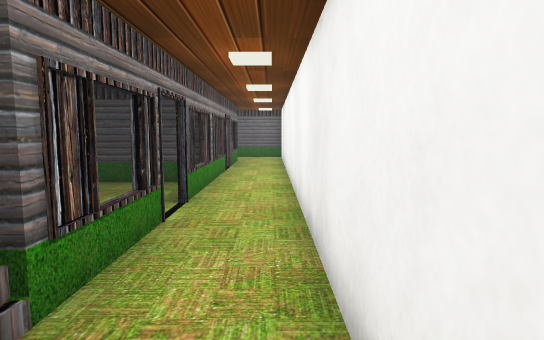
[1] (above)

16 first-person views from a walk through a scene from a Unity 3-D project. The camera is 1.4 m above the floor, tilts 6° down and sees 75° across. The floor is counted in squares, 1 m on a side. Each view is taken from the middle of a square. On the plan, view 1 faces up. The plan holds only what a view shows up to about 15 squares ahead; the rest is blank. The place goes on beyond the plan. The player character is not drawn. Some animated figures are not drawn. Some surface patterns are stand-ins.

[2]
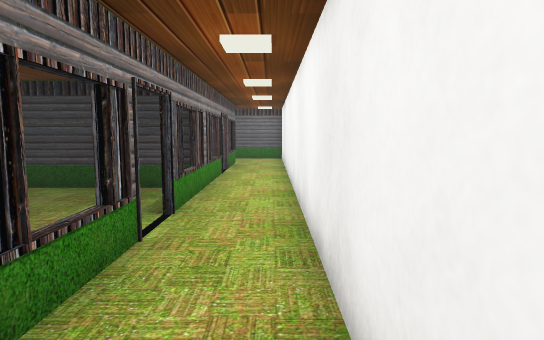

[3]
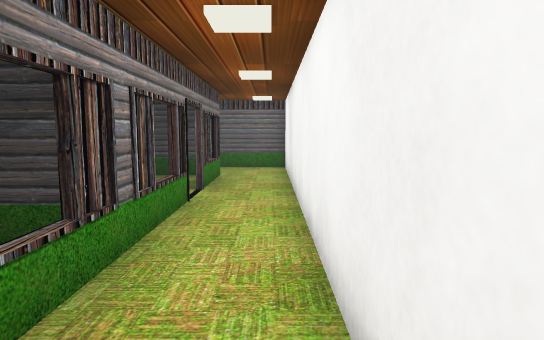

[4]
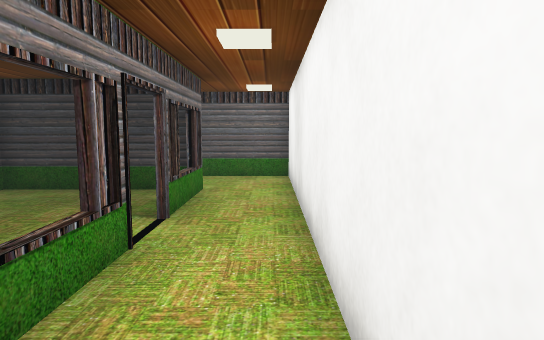

[5]
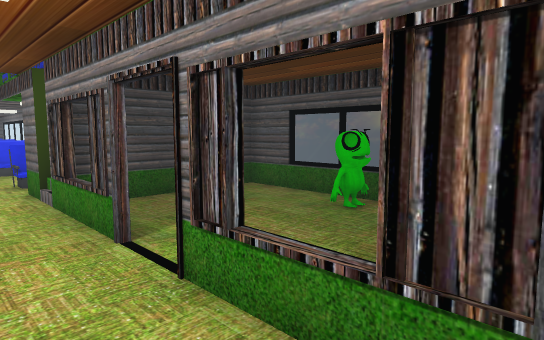

[6]
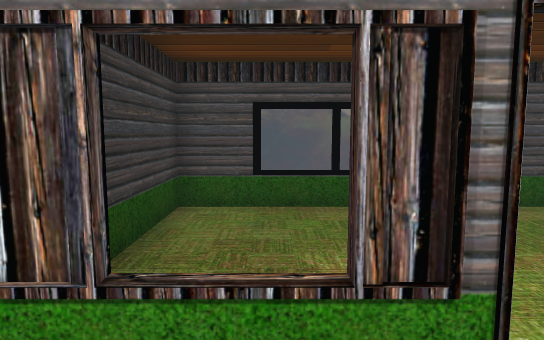

[7]
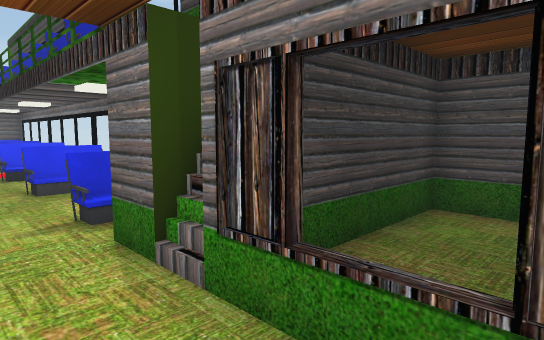

[8]
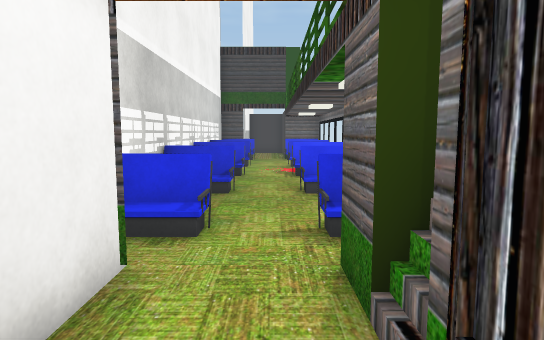

[9]
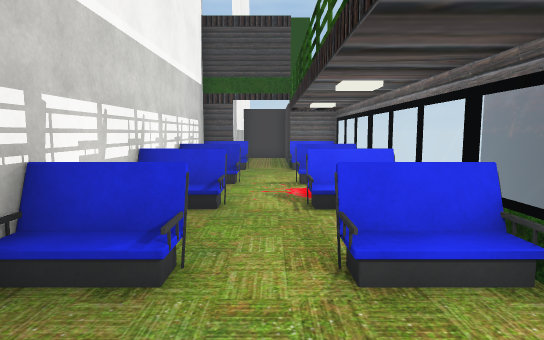

[10]
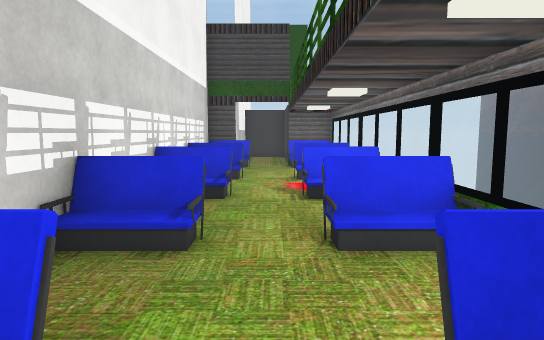

[11]
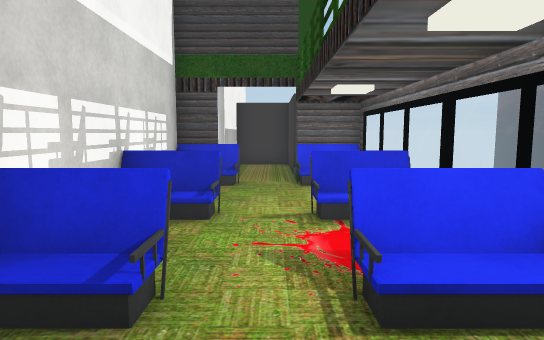

[12]
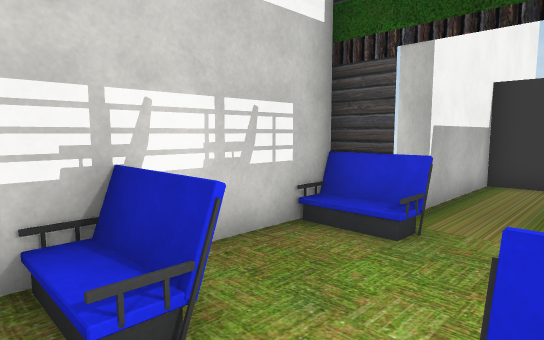

[13]
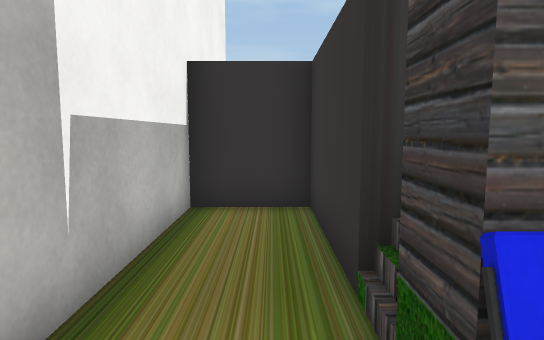

[14]
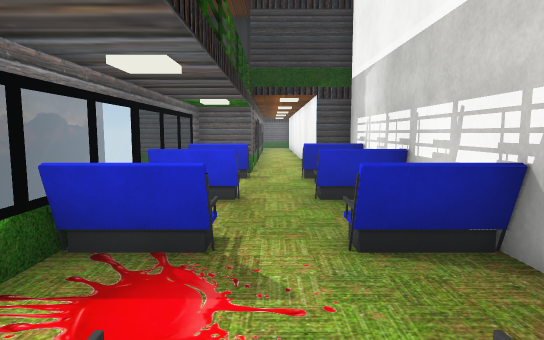

[15]
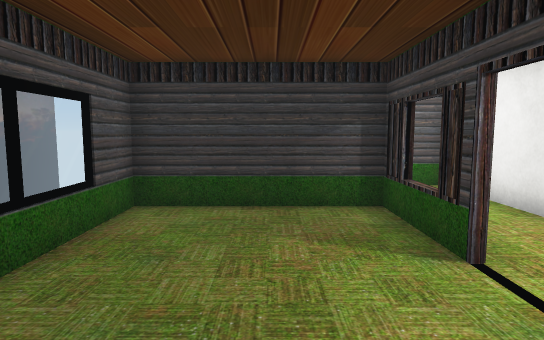

[16]
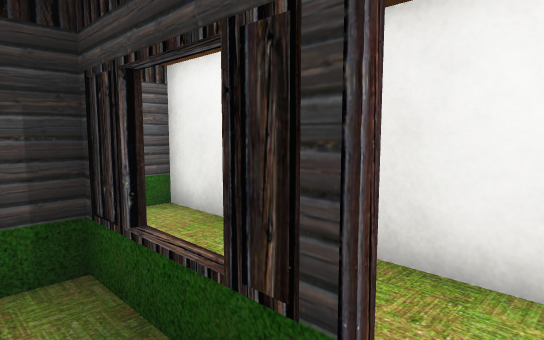

### Floor plan
Ten units are one square. View 1 is at (0, 0); x grows to the right and y downward. Boxes are objects, and circles mark ways between rooms. Rooms are numbered by the first view taken in them; rooms with no view inside come last. Other rooms are left out.
<svg viewBox="-71 -209 94 420">
<path fill="none" stroke="#000" d="M-17 -133 -17 -69M-17 -56 -17 -24M-17 -179 -17 -146M-17 -15 -17 -3M5 -4 5 -204 -22 -204M-1 13 14 13M17 11 17 -4M-1 6 10 6M-17 5 -17 16M-35 48 -16 48M17 51 17 11M-35 2 -35 49M-1 41 5 41M-25 41 -16 41M-1 48 17 48M17 15 -1 15M-1 81 18 81M-35 49 -35 81 -16 81M17 80 17 51M-17 45 -17 49 -35 49M-1 74 5 74M-25 74 -16 74M17 49 -1 49 -1 41M-1 113 18 113M-35 81 -35 111M17 110 17 80M-35 113 -16 113M-16 82 -35 82M-1 106 14 106M-22 106 -16 106M18 82 -1 82 -1 74M-17 162 -17 206 5 206 5 152M-1 152 -1 143M-17 149 -17 161M-1 115 -1 106M-1 152 17 152M-35 111 -35 150M17 150 17 110M-1 143 5 143M-21 143 -16 143M-1 150 17 150M-19 -146 -19 -177 -66 -177 -66 -102 -38 -102M-57 -66 -54 -63M-58 -66 -54 -62M-58 -66 -53 -65M-60 -66 -56 -65 -54 -64M-62 -66 -57 -65M-66 -65 -66 -25 -21 -25M-20 -100 -64 -100"/>
<circle cx="-10" cy="10" r="3" fill="#2a7"/>
<circle cx="-20" cy="-140" r="3" fill="#2a7"/>
<circle cx="-20" cy="-60" r="3" fill="#2a7"/>
<circle cx="-20" cy="-85" r="3" fill="#2a7"/>
<circle cx="-10" cy="45" r="3" fill="#2a7"/>
<circle cx="-10" cy="75" r="3" fill="#2a7"/>
<circle cx="-10" cy="110" r="3" fill="#2a7"/>
<circle cx="-10" cy="130" r="3" fill="#2a7"/>
<text x="-10" y="-110">1</text>
<text x="-10" y="30">2</text>
<text x="-10" y="60">3</text>
<text x="-10" y="90">4</text>
<text x="-10" y="170">5</text>
<text x="-10" y="130">6</text>
<text x="-40" y="-140">7</text>
<text x="-40" y="-60">8</text>
</svg>
Room 1 opens to room 2. Room 1 opens to room 7. Room 1 opens to room 8. Room 2 opens to room 3. Room 3 opens to room 4. Room 4 opens to room 6. Room 5 opens to room 6.

Where each view was taken, in squares from view 1:
view 1: 0 up, 0 right, facing up
view 2: 1 up, 0 right, facing up
view 3: 6 up, 0 right, facing up
view 4: 9 up, 0 right, facing up
view 5: 10 up, 0 right, facing down-left
view 6: 12 up, 0 right, facing left
view 7: 5 up, 0 right, facing down-left
view 8: 4 up, 1 left, facing down
view 9: 1 down, 1 left, facing down
view 10: 0 up, 1 left, facing down
view 11: 5 down, 1 left, facing down
view 12: 10 down, 2 left, facing down-right
view 13: 14 down, 1 left, facing down
view 14: 12 down, 1 left, facing up
view 15: 11 up, 4 left, facing up
view 16: 14 up, 3 left, facing up-right
